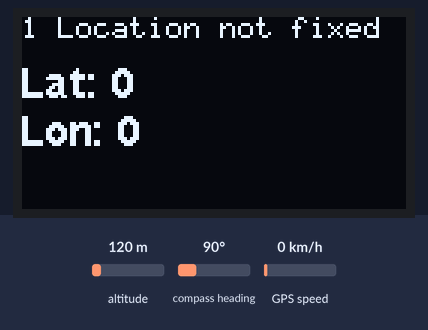
Simulated run of this sketch. Board: Arduino Uno, built with avr-gcc and run on an emulated ATmega328P. Shown: 128×64 one-colour display. The test bench sets the inputs (shaded band); at power-on: altitude 120 m, compass heading 90°, GPS speed 0 km/h. The GPS gets a fix after 3 s at 37.7749, -122.4194 with 8 satellites.

Above: at 1.1 s.
At 5.1 s:
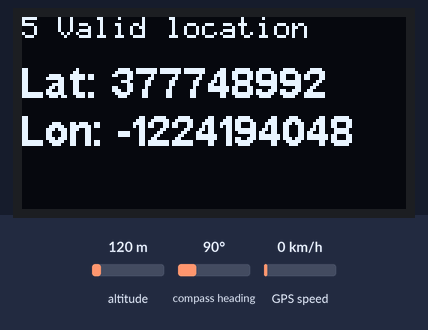
At 9.1 s:
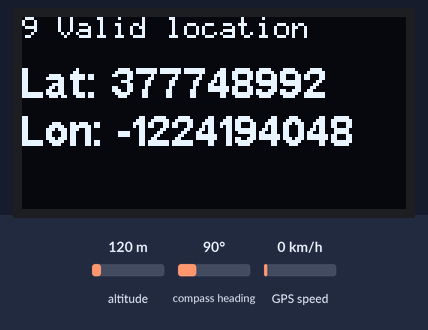
At 19.1 s:
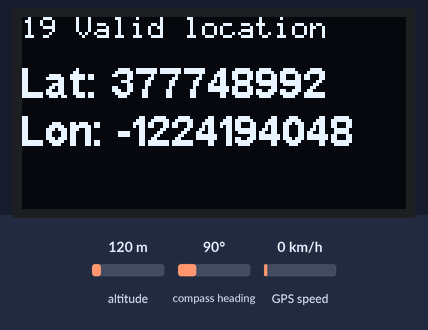
At 28.1 s:
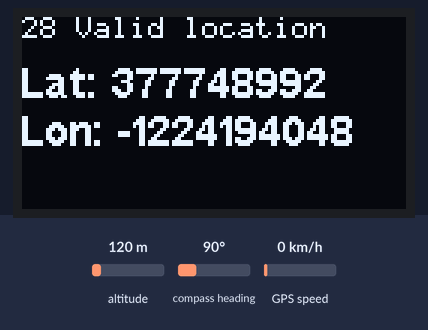
At 38.1 s:
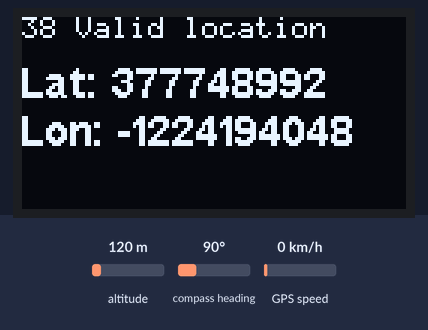

Measured:
- what the display in image 0 shows lasts 1.0 s, from 1.0 s to 2.0 s

The sketch:

DisplayGPSV6.ino
```cpp
#include <SoftwareSerial.h>

// Preparations for the OLED module
#include <Wire.h>
#include "SSD1306Ascii.h"
#include "SSD1306AsciiWire.h"

// 0X3C+SA0 - 0x3C or 0x3D
#define I2C_ADDRESS 0x3C

// Define proper RST_PIN if required.
#define RST_PIN -1

// Declare the OLED screen
SSD1306AsciiWire oled;

// Preparations for the GPS module
#define RX_PIN  2
#define TX_PIN  3
SoftwareSerial gpsPort = SoftwareSerial(RX_PIN, TX_PIN);

//#include <GPSport.h>
#include <NMEAGPS.h>

// Declare the GPS module
static NMEAGPS  gps;
static gps_fix  fix;

int counter;

static void doSomeWork()
{
  // Show a counter
  counter++;

  oled.setFont(lcd5x7);
  oled.setRow(0);
  oled.setCol(0);
  oled.print(String(counter));

  if (fix.valid.location)
    oled.println(" Valid location       ");
  else
    oled.println(" Location not fixed   ");

  oled.setRow(2);
  oled.setCol(0);
  oled.setFont(Arial_bold_14);
  //oled.println("Lat: " + String(1000*fix.latitude())+"   ");
  oled.println("Lat: " + String(fix.latitudeL())+"   ");
  oled.println("Lon: " + String(fix.longitudeL())+"   ");


}

static void GPSloop()
{
  while (gps.available( gpsPort )) {
    fix = gps.read();
    doSomeWork();
  }
} // GPSloop

//------------------------------------------------------------------------------
void setup() {

  // Setup I2C
  Wire.begin();
  Wire.setClock(400000L);

  // Setup OLED via I2C

  #if RST_PIN >= 0
    oled.begin(&Adafruit128x64, I2C_ADDRESS, RST_PIN);
  #else // RST_PIN >= 0
    oled.begin(&Adafruit128x64, I2C_ADDRESS);
  #endif // RST_PIN >= 0

  //oled.setFont(font5x7);
  oled.setFont(Arial_bold_14);

  // Configure RX and TX pins for the GPS
  pinMode(RX_PIN, INPUT);
  pinMode(TX_PIN, OUTPUT);

  // GPS Setup
  gpsPort.begin(9600);

  // Reset the counter
  counter=0;

  // Clear the screen
  oled.clear();
}


void loop(){
  // Call the GPS loop
  GPSloop();
}
```
